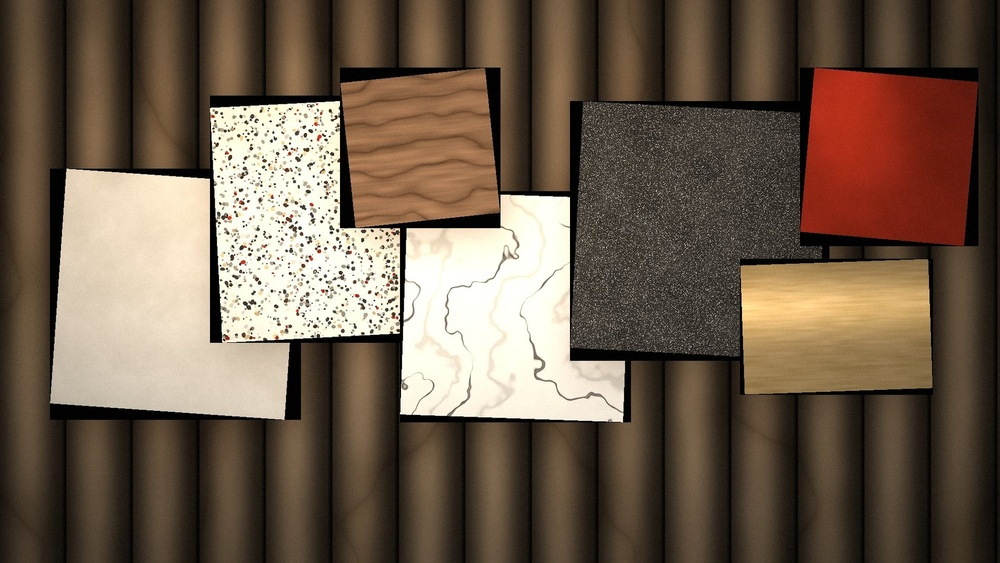
#> input picture kiradesign/deck/img/bg-board.jpg, 1000 x 563 px, shrunk from 1900 x 1069 before the run
$ python gate_colours.py ../../../kiradesign/deck/img/bg-board.jpg
#> lines starting #> are read from the running program, lines starting #| are printed output that depends on the picture
#!/usr/bin/env python3
"""Gate 10 · the three-colour law.

    python3 gate_colours.py <png|jpg|mp4|dir> [...] [--declare black,gold,cream[,red][,team]]
                            [--allow "#RRGGBB,#RRGGBB"] [--tolerance 0.05] [--fps 2] [--json out.json]

Every post carries at most THREE colour families — BLACK (the ground and its
inks), GOLD (every gold from light to dim) and CREAM (warm white and its stone
and dim greys). Shades of one family count as one. Two exceptions exist and
both must be DECLARED at Stop 0 for the run (AC, 2026-09-20/21):
  - RED, for ONE very important highlight (one element, never chrome or art);
  - TEAM colours on a named person in a comparison stage (`--allow` lists the
    hexes; a hue within 14° of any of them counts as the "team" family).
Anything else on the frame is a foreign colour and fails the gate.

The gate classifies every opaque pixel into a family by hue, chroma and
lightness, then reports coverage per family. It fails when:
  - a foreign colour covers more than --tolerance % of the frame (default
    0.05 % — enough to forgive anti-aliasing, not a logo);
  - red or team colours are present above tolerance but were not declared.
It warns (does not fail) when a declared family is absent from a frame.

An MP4 is sampled at --fps frames per second through ffmpeg (system ffmpeg,
/root/bin/ffmpeg, or the imageio-ffmpeg wheel — the same resolution order the
build scripts use); every sampled frame is gated and the worst frame is
reported. A directory is walked for PNG/JPG.

Exit 0 pass · 1 fail · 2 could not run (no decoder). Never silently passes.
"""
import argparse, colorsys, json, os, shutil, subprocess, sys, tempfile

try:
    from PIL import Image
except ImportError:
    sys.exit("gate_colours: Pillow is required (pip install pillow)")

FAMILIES = ("black", "gold", "cream", "red", "team")
BASE = ("black", "gold", "cream")       # always legal; red and team need a declaration
TEAM_HUE_TOL = 14.0                     # degrees either side of a declared team hex

REDUCE = 8   # box-average 8x8 px before classifying — see gate_image


def parse_allow(spec):
    """'#2ECC71,#FFD700' -> hue centres (degrees) of the declared team colours."""
    hues = []
    for hx in (spec or "").split(","):
        hx = hx.strip().lstrip("#")
        if not hx:
            continue
        if len(hx) != 6:
            sys.exit("gate_colours: bad hex in --allow: " + hx)
        r, g, b = int(hx[0:2], 16), int(hx[2:4], 16), int(hx[4:6], 16)
        hues.append(colorsys.rgb_to_hsv(r / 255.0, g / 255.0, b / 255.0)[0] * 360.0)
    return hues


def classify(r, g, b, allow=None):
    """Map one RGB pixel to a colour family.

    Thresholds were set against the brand palette in references/brand.md and
    the approved exceptions (tier gradations, dim-gold footnotes, the red
    pair). Change them here, in one place, and re-run on a known-good slide.

    "Coloured" is decided on CHROMA (max - min channel), not HLS saturation:
    HLS inflates saturation on light colours, so warm white #F4F0E7 scored
    0.37 and landed in gold. Chroma 0.05 says what the eye says — neutral.
    """
    rf, gf, bf = r / 255.0, g / 255.0, b / 255.0
    mx, mn = max(rf, gf, bf), min(rf, gf, bf)
    chroma = mx - mn
    light = (mx + mn) / 2.0
    if light < 0.14:
        return "black"                      # #0A0A0A · #12100A · #141414 · #111009
    if chroma < 0.12:
        # neutrals: warm white, stone, the dim greys — or a dark grey card
        return "cream" if light >= 0.30 else "black"
    hue = colorsys.rgb_to_hsv(rf, gf, bf)[0] * 360.0
    if 34.0 <= hue <= 62.0:
        return "gold"                       # #F4DF95 → #E7C765 → #C9A23F → #8A7331 → #3A3218 (orange #FF8C00 is 33° — out)
    if hue >= 340.0 or hue <= 12.0:
        return "red"                        # #E5484D · #A32328 · #8E1219 · #D8262F
    # gold and red are checked first, so a team hex inside those bands simply counts
    # as that family — both are declared, so nothing is lost. A red jersey is "red":
    # declare it as red, with its one-element meaning.
    for h in (allow or ()):
        d = abs(hue - h)
        if min(d, 360.0 - d) <= TEAM_HUE_TOL:
            return "team"
    return "other"


def gate_image(path, declared, tolerance, reduce=REDUCE, allow=None):
    im = Image.open(path).convert("RGBA")
    # Chromium's sub-pixel text anti-aliasing leaves one-pixel orange and blue
    # fringes on every glyph edge — about 1% of a slide, all of it "foreign".
    # An 8x8 box average folds each fringe into the glyph and ground around it,
    # so only a REGION of foreign colour survives (a logo, a swatch, a chart
    # bar), which is exactly what the law is about. Measured on the deck
    # engine's slides: 4x left 0.06-0.10% of fringe residue, 8x leaves none,
    # and a 30x30px block of solid foreign colour still lands at ~0.06%.
    if reduce > 1:
        im = im.reduce(reduce)
    w, h = im.size
    buf = im.tobytes()
    counts = {k: 0 for k in FAMILIES + ("other",)}
    foreign = {}
    total = 0
    for i in range(0, len(buf), 4):
        a = buf[i + 3]
        if a < 128:
            continue                        # transparent pixels are not colour
        r, g, b = buf[i], buf[i + 1], buf[i + 2]
        total += 1
        fam = classify(r, g, b, allow)
        counts[fam] += 1
        if fam == "other":
            key = (r >> 4 << 4, g >> 4 << 4, b >> 4 << 4)   # 16-level bins
            foreign[key] = foreign.get(key, 0) + 1
    if total == 0:
        return {"file": path, "error": "no opaque pixels"}
    pct = {k: 100.0 * v / total for k, v in counts.items()}
    present = [k for k in FAMILIES if pct[k] > tolerance]
    problems, warnings = [], []
    # with team colours declared, the seams between them and gold blend to in-between
    # hues on every edge of the subject — allow three times the tolerance for "other"
    other_tol = tolerance * (3.0 if "team" in declared else 1.0)
    if pct["other"] > other_tol:
        top = sorted(foreign.items(), key=lambda kv: -kv[1])[:3]
        swatches = ", ".join("#%02X%02X%02X (%.2f%%)" % (k[0], k[1], k[2], 100.0 * v / total) for k, v in top)
        problems.append("foreign colour %.2f%% of frame: %s" % (pct["other"], swatches))
    for k in present:
        if k not in BASE and k not in declared:
            problems.append("%s present (%.2f%%) but not declared at Stop 0" % (
                "red" if k == "red" else "team colours", pct[k]))
    for k in declared:
        if k not in present:
            warnings.append("declared family absent: %s" % k)
    return {"file": path, "pct": {k: round(v, 3) for k, v in pct.items()},
            "present": present, "problems": problems, "warnings": warnings}


def find_ffmpeg():
    for cand in ("ffmpeg", "/root/bin/ffmpeg"):
        p = shutil.which(cand) if not cand.startswith("/") else (cand if os.path.exists(cand) else None)
        if p:
            return p
    try:
        import imageio_ffmpeg
        return imageio_ffmpeg.get_ffmpeg_exe()
    except Exception:
        return None


def sample_video(path, fps):
    ff = find_ffmpeg()
    if not ff:
        return None, "no ffmpeg on PATH, /root/bin or the imageio-ffmpeg wheel"
    out = tempfile.mkdtemp(prefix="gate_colours_")
    cmd = [ff, "-loglevel", "error", "-i", path, "-vf", "fps=%s" % fps, os.path.join(out, "f_%04d.png")]
    r = subprocess.run(cmd, capture_output=True, text=True)
    if r.returncode != 0:
        return None, r.stderr.strip()
    frames = sorted(os.path.join(out, f) for f in os.listdir(out))
    return frames, None


def expand(targets, fps):
    files, errors = [], []
    for t in targets:
        if os.path.isdir(t):
            for root, _, names in os.walk(t):
                for n in sorted(names):
                    if n.lower().endswith((".png", ".jpg", ".jpeg")):
                        files.append(os.path.join(root, n))
        elif t.lower().endswith((".mp4", ".mov", ".webm")):
            frames, err = sample_video(t, fps)
            if err:
                errors.append("%s: %s" % (t, err))
            else:
                files.extend(frames)
        else:
            files.append(t)
    return files, errors


def main():
    ap = argparse.ArgumentParser(description=__doc__, formatter_class=argparse.RawDescriptionHelpFormatter)
    ap.add_argument("targets", nargs="+")
    ap.add_argument("--declare", default="black,gold,cream",
                    help="families declared at Stop 0 (default black,gold,cream; add red / team only when declared)")
    ap.add_argument("--allow", default="",
                    help="declared team colours as hexes, e.g. '#FFD700,#2ECC71' (implies team in --declare)")
    ap.add_argument("--tolerance", type=float, default=0.05, help="max %% of frame a stray family may cover")
    ap.add_argument("--fps", type=float, default=2.0, help="frames per second sampled from a video")
    ap.add_argument("--reduce", type=int, default=REDUCE, help="box-average factor before classifying (default 8)")
    ap.add_argument("--json", help="write the per-frame report here")
    a = ap.parse_args()

    declared = [d.strip().lower() for d in a.declare.split(",") if d.strip()]
    allow = parse_allow(a.allow)
    if allow and "team" not in declared:
        declared.append("team")
    if "team" in declared and not allow:
        sys.exit("gate_colours: team declared but no --allow hexes given")
    bad = [d for d in declared if d not in FAMILIES]
    if bad:
        sys.exit("gate_colours: unknown family %s (use %s)" % (bad, "/".join(FAMILIES)))
    if len([d for d in declared if d in BASE]) > 3:
        sys.exit("gate_colours: more than three base families declared — the law is three, plus the declared exceptions")

    files, errors = expand(a.targets, a.fps)
    for e in errors:
        print("gate_colours: cannot decode " + e, file=sys.stderr)
    if not files:
        print("gate_colours: nothing to check", file=sys.stderr)
        sys.exit(2)

    reports, fails = [], 0
    for f in files:
        rep = gate_image(f, declared, a.tolerance, a.reduce, allow)
#> in gate_image, `im = im.reduce(reduce)`:
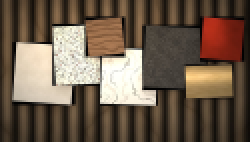
#> im: PIL image 125x71 RGBA (shown 2 times larger); mean R, G, B, A 109.9, 92.3, 75.7, 255
#> the loop in gate_image, `for i in range(0, len(buf), 4):` made 8875 passes
#> (i, r, g, b, rf in classify, gf in classify, bf in classify, mx in classify) on passes 3, 4, 5, 11, 12, 13, 14, 19, 20, 21, 22, 27: (8, 89, 72, 52, 0.349, 0.282, 0.204, 0.349), (12, 98, 78, 57, 0.384, 0.306, 0.224, 0.384), (16, 89, 71, 51, 0.349, 0.278, 0.2, 0.349), (40, 79, 62, 45, 0.31, 0.243, 0.176, 0.31), (44, 92, 72, 51, 0.361, 0.282, 0.2, 0.361), (48, 89, 69, 49, 0.349, 0.271, 0.192, 0.349), (52, 75, 58, 41, 0.294, 0.227, 0.161, 0.294), (72, 72, 54, 37, 0.282, 0.212, 0.145, 0.282), (76, 94, 72, 50, 0.369, 0.282, 0.196, 0.369), (80, 98, 76, 53, 0.384, 0.298, 0.208, 0.384), (84, 87, 67, 47, 0.341, 0.263, 0.184, 0.341), (104, 78, 62, 44, 0.306, 0.243, 0.173, 0.306)
#> (i, r, g, b, rf in classify, gf in classify, bf in classify, mx in classify) on passes 2, 6, 7, 8, 9, 10: (4, 67, 53, 38, 0.263, 0.208, 0.149, 0.263), (20, 68, 53, 39, 0.267, 0.208, 0.153, 0.267), (24, 44, 34, 26, 0.173, 0.133, 0.102, 0.173), (28, 27, 22, 15, 0.106, 0.0863, 0.0588, 0.106), (32, 30, 24, 17, 0.118, 0.0941, 0.0667, 0.118), (36, 58, 46, 33, 0.227, 0.18, 0.129, 0.227)
#> the loop in gate_image, `for k in present:` made 4 passes
#> k on passes 1 to 4: 'black', 'gold', 'cream', 'red'
        reports.append(rep)
        if rep.get("error"):
            print("  ?? %s: %s" % (f, rep["error"]))
            continue
        cov = " ".join("%s %.1f%%" % (k, rep["pct"][k]) for k in FAMILIES + ("other",) if rep["pct"][k] > 0)
        if rep["problems"]:
            fails += 1
            print("  FAIL %s\n       %s\n       %s" % (f, cov, "\n       ".join(rep["problems"])))
#|   FAIL ../../../kiradesign/deck/img/bg-board.jpg
#|        black 43.0% gold 10.7% cream 13.3% red 4.8% other 28.1%
#|        foreign colour 28.14% of frame: #504030 (7.26%), #605030 (3.71%), #403020 (3.30%)
#|        red present (4.82%) but not declared at Stop 0
        else:
            print("  ok   %s  [%s]%s" % (os.path.basename(f), cov,
                  ("  (warn: " + "; ".join(rep["warnings"]) + ")") if rep["warnings"] else ""))

    if a.json:
        with open(a.json, "w") as fh:
            json.dump({"declared": declared, "allow": a.allow, "tolerance": a.tolerance, "frames": reports}, fh, indent=1)

    print("\ngate 10 · colours: %d frame(s), %d fail(s), declared %s" % (len(files), fails, "+".join(declared)))
    if errors:
        sys.exit(2)
#> (the run stopped early here; a loop or call above may not have finished)

$ run again, on kiradesign/deck/img/chip-fluted-oak.jpg
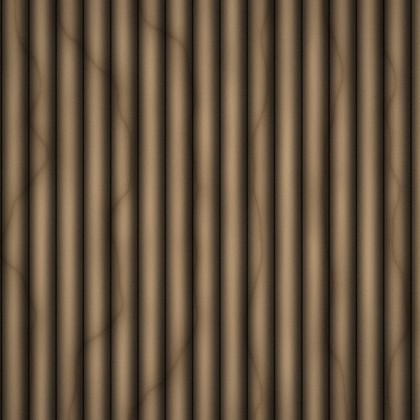
#> input picture kiradesign/deck/img/chip-fluted-oak.jpg, 420 x 420 px
#> in gate_image, `im = im.reduce(reduce)`:
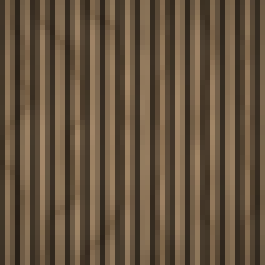
#> im: PIL image 53x53 RGBA (shown 5 times larger); mean R, G, B, A 101.6, 83.6, 63.1, 255
#> the loop in gate_image, `for i in range(0, len(buf), 4):` made 2809 passes
#> (i, r, g, b, rf in classify, gf in classify, bf in classify, mx in classify) on passes 2, 5, 6, 9, 10, 12, 13, 15: (4, 124, 101, 75, 0.486, 0.396, 0.294, 0.486), (16, 110, 92, 70, 0.431, 0.361, 0.275, 0.431), (20, 127, 106, 80, 0.498, 0.416, 0.314, 0.498), (32, 130, 107, 81, 0.51, 0.42, 0.318, 0.51), (36, 87, 72, 54, 0.341, 0.282, 0.212, 0.341), (44, 127, 105, 80, 0.498, 0.412, 0.314, 0.498), (48, 125, 104, 80, 0.49, 0.408, 0.314, 0.49), (56, 102, 84, 65, 0.4, 0.329, 0.255, 0.4)
#> the loop in gate_image, `for k in present:` made 2 passes
#> k on passes 1 to 2: 'black', 'gold'
#|   FAIL ../../../kiradesign/deck/img/chip-fluted-oak.jpg
#|        black 34.5% gold 0.9% other 64.7%
#|        foreign colour 64.68% of frame: #807050 (9.51%), #504030 (9.15%), #907050 (7.44%)
